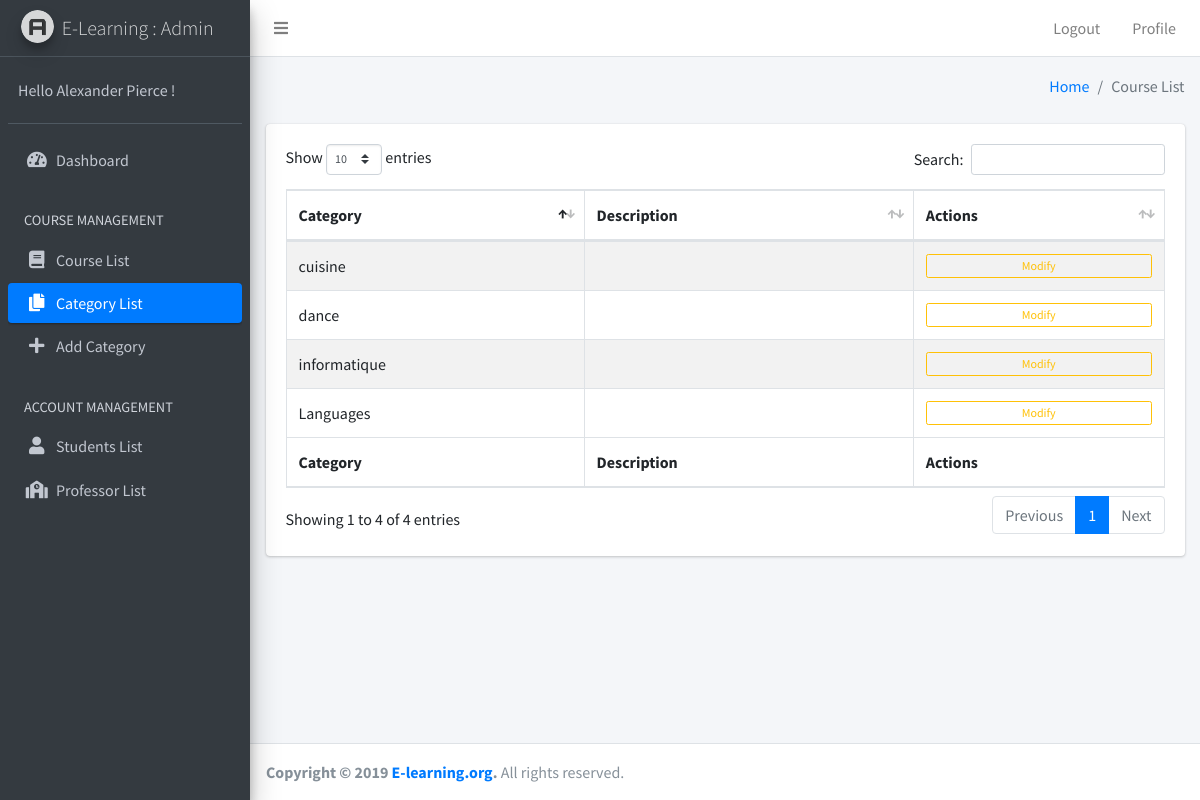
/Admin/S-Admin/category_list.php, run on the app's committed database.
### tables this page shows
CREATE TABLE `category` (
  `id_category` int(11) NOT NULL,
  `label_category` varchar(100) NOT NULL
);

### Admin/S-Admin/category_list.php (the view, shortened to what this page needs)
<?php
    include_once("../../Database/db_connection.php");
    $sql = "SELECT * FROM category";
    $result = $conn->query($sql);
?>
<!DOCTYPE html>
<html>
<head>
    <link rel="stylesheet" href="../plugins/fontawesome-free/css/all.min.css">
    <link rel="stylesheet" href="https://code.ionicframework.com/ionicons/2.0.1/css/ionicons.min.css">
    <link rel="stylesheet" href="../plugins/sweetalert2-theme-bootstrap-4/bootstrap-4.min.css">
    <link rel="stylesheet" href="../plugins/tempusdominus-bootstrap-4/css/tempusdominus-bootstrap-4.min.css">
    <link rel="stylesheet" href="../plugins/icheck-bootstrap/icheck-bootstrap.min.css">
    <link rel="stylesheet" href="../plugins/jqvmap/jqvmap.min.css">
    <link rel="stylesheet" href="../plugins/datatables-bs4/css/dataTables.bootstrap4.css">
    <link rel="stylesheet" href="../dist/css/adminlte.min.css">
    <link rel="stylesheet" href="../plugins/overlayScrollbars/css/OverlayScrollbars.min.css">
    <link rel="stylesheet" href="../plugins/daterangepicker/daterangepicker.css">
    <link rel="stylesheet" href="../plugins/summernote/summernote-bs4.css">
</head>
<body class="hold-transition sidebar-mini layout-fixed">
    <div class="wrapper">
        <nav class="main-header navbar navbar-expand navbar-white navbar-light">
            <ul class="navbar-nav">
                <li class="nav-item">
                    <a class="nav-link" data-widget="pushmenu" href="#"><i class="fas fa-bars"></i></a>
                </li>
            </ul>
            <ul class="navbar-nav ml-auto">
                <li class="nav-item d-none d-sm-inline-block">
                    <a href="../Authentification/sign_up.php" class="nav-link">Logout</a>
                </li>
                <li class="nav-item d-none d-sm-inline-block">
                    <a href="profile.php" class="nav-link">Profile</a>
                </li>
            </ul>
        </nav>
        <aside class="main-sidebar sidebar-dark-primary elevation-4">
            <a href="index3.html" class="brand-link">
                <img src="../dist/img/AdminLTELogo.png" alt="AdminLTE Logo" class="brand-image img-circle elevation-3" style="opacity: .8">
                <span class="brand-text font-weight-light">E-Learning : Admin</span>
            </a>
            <div class="sidebar">
                <div class="user-panel mt-3 pb-3 mb-3 d-flex">
                    <div class="info">
                        <a href="#" class="d-block">Hello Alexander Pierce !</a>
                    </div>
                </div>
                <nav class="mt-2">
                    <ul class="nav nav-pills nav-sidebar flex-column" data-widget="treeview" role="menu" data-accordion="false">
                        <li class="nav-item">
                            <a href="index.php" class="nav-link">
                                <i class="nav-icon fas fa-tachometer-alt"></i>
                                <p>Dashboard</p>
                            </a>
                        </li>
                        <li class="nav-header">COURSE MANAGEMENT</li>
                        <li class="nav-item">
                            <a href="course_list.php" class="nav-link">
                                <i class="nav-icon fas fa-book"></i>
                                <p>Course List</p>
                            </a>
                        </li>
                        <li class="nav-item">
                            <a href="category_list.php" class="nav-link active">
                                <i class="nav-icon fas fa-copy"></i>
                                <p>Category List</p>
                            </a>
                        </li>
                        <li class="nav-item">
                            <a href="add_category.php" class="nav-link">
                                <i class="nav-icon fas fa-plus"></i>
                                <p>Add Category</p>
                            </a>
                        </li>
                        <li class="nav-header">ACCOUNT MANAGEMENT</li>
                        <li class="nav-item">
                            <a href="student_list.php" class="nav-link">
                                <i class="nav-icon fas fa-user"></i>
                                <p>Students List</p>
                            </a>
                        </li>
                        <li class="nav-item">
                            <a href="professor_list.php" class="nav-link">
                                <i class="nav-icon fas fa-school"></i>
                                <p>Professor List</p>
                            </a>
                        </li>
                    </ul>
                </nav>
            </div>
        </aside>
        <div class="content-wrapper">
            <div class="content-header">
                <div class="container-fluid">
                    <div class="row mb-2">
                        <div class="col-sm-6 ml-auto">
                            <ol class="breadcrumb float-sm-right">
                                <li class="breadcrumb-item"><a href="index.php">Home</a></li>
                                <li class="breadcrumb-item active">Course List</li>
                            </ol>
                        </div>
                    </div>
                </div>
            </div>
            <section class="content">
                <div class="container-fluid">
                    <div class="card">
                        <div class="card-body">
                            <table id="example1" class="table table-bordered table-striped">
                                <thead>
                                    <tr>
                                        <th>Category</th>
                                        <th>Description</th>
                                        <th>Actions</th>
                                    </tr>
                                </thead>
                                <tbody>
                                    <?php
                                    while($row = $result->fetch_assoc()):
                                    $id_category = $row["id_category"];
                                    $label_category = $row["label_category"];
                                    $description = $row["description"];
                                    ?>
                                    <tr>
                                        <td><?php echo $label_category;?></td>
                                        <td><?php echo $description;?></td>
                                        <td>
                                            <form method="post" action="modify_category.php?&id=<?php echo $id_category;?>">
                                                <button type="submit" class="btn btn-block btn-outline-warning btn-xs">Modify</button>
                                            </form>
                                            <?php endwhile;?>
                                        </td>
                                    </tr>
                                </tbody>
                                <tfoot>
                                    <tr>
                                        <th>Category</th>
                                        <th>Description</th>
                                        <th>Actions</th>
                                    </tr>
                                </tfoot>
                            </table>
                        </div>
                    </div>
                </div>
            </section>
        </div>
    </div>
    <footer class="main-footer">
        <strong>Copyright &copy; 2019 <a href="http://adminlte.io">E-learning.org</a>.</strong>
        All rights reserved.
    </footer>
</body>
</html>

### data on the page
category: label_category "informatique"
category: label_category "cuisine"
category: label_category "dance"
category: label_category "Languages"
